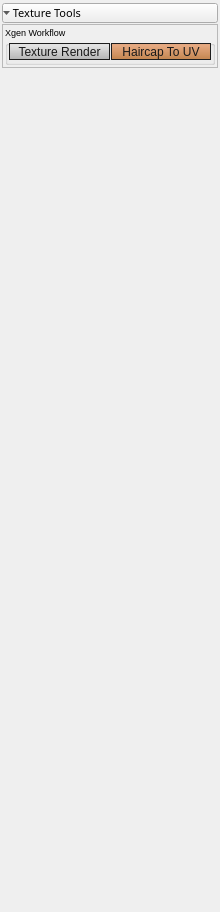
          <widget class="QWidget" name="scrollAreaWidgetContents_3">
           <property name="geometry">
            <rect>
             <x>0</x>
             <y>0</y>
             <width>220</width>
             <height>912</height>
            </rect>
           </property>
           <property name="font">
            <font>
             <family>Segoe UI</family>
            </font>
           </property>
           <property name="styleSheet">
            <string notr="true"/>
           </property>
           <layout class="QVBoxLayout" name="verticalLayout_8">
            <property name="spacing">
             <number>1</number>
            </property>
            <property name="leftMargin">
             <number>2</number>
            </property>
            <property name="topMargin">
             <number>3</number>
            </property>
            <property name="rightMargin">
             <number>2</number>
            </property>
            <property name="bottomMargin">
             <number>3</number>
            </property>
            <item>
             <widget class="QToolButton" name="toolButton_textureTools">
              <property name="sizePolicy">
               <sizepolicy hsizetype="Preferred" vsizetype="Preferred">
                <horstretch>0</horstretch>
                <verstretch>0</verstretch>
               </sizepolicy>
              </property>
              <property name="minimumSize">
               <size>
                <width>0</width>
                <height>0</height>
               </size>
              </property>
              <property name="maximumSize">
               <size>
                <width>16777215</width>
                <height>20</height>
               </size>
              </property>
              <property name="font">
               <font>
                <family>Segoe UI Semilight</family>
                <pointsize>8</pointsize>
                <weight>50</weight>
                <bold>false</bold>
               </font>
              </property>
              <property name="cursor">
               <cursorShape>SizeVerCursor</cursorShape>
              </property>
              <property name="layoutDirection">
               <enum>Qt::LeftToRight</enum>
              </property>
              <property name="styleSheet">
               <string notr="true"/>
              </property>
              <property name="text">
               <string> Texture Tools</string>
              </property>
              <property name="iconSize">
               <size>
                <width>3</width>
                <height>3</height>
               </size>
              </property>
              <property name="toolButtonStyle">
               <enum>Qt::ToolButtonTextBesideIcon</enum>
              </property>
              <property name="autoRaise">
               <bool>false</bool>
              </property>
              <property name="arrowType">
               <enum>Qt::DownArrow</enum>
              </property>
             </widget>
            </item>
            <item>
             <widget class="QFrame" name="frame_textureTools">
              <property name="sizePolicy">
               <sizepolicy hsizetype="Preferred" vsizetype="Preferred">
                <horstretch>0</horstretch>
                <verstretch>0</verstretch>
               </sizepolicy>
              </property>
              <property name="minimumSize">
               <size>
                <width>0</width>
                <height>0</height>
               </size>
              </property>
              <property name="maximumSize">
               <size>
                <width>16777215</width>
                <height>16777215</height>
               </size>
              </property>
              <property name="font">
               <font>
                <family>Segoe UI</family>
               </font>
              </property>
              <property name="styleSheet">
               <string notr="true">QPushButton{ 
 border:1px solid rgb(30,30,30);
background-color: qlineargradient(spread:pad, x1:1, y1:1, x2:1, y2:0, stop:0 rgba(189, 118, 57, 225), stop:1 rgba(235, 158, 108, 195));
color:rgb(25,25,25);}
QPushButton:hover{ 
 border:1px solid rgb(30,30,30);
background-color: qlineargradient(spread:pad, x1:1, y1:1, x2:1, y2:0, stop:0 rgba(189, 118, 57, 255), stop:1 rgba(255, 178, 128, 255));
color:rgb(25,25,25);
text-decoration: underline!important;
}
QPushButton:pressed{ 
 border:1px solid rgb(30,30,30);
background-color: qlineargradient(spread:pad, x1:1, y1:1, x2:1, y2:0, stop:0 rgba(235, 158, 108, 195), stop:1 rgba( 189, 118, 57, 225));
color:rgb(25,25,25);}</string>
              </property>
              <property name="frameShape">
               <enum>QFrame::StyledPanel</enum>
              </property>
              <property name="frameShadow">
               <enum>QFrame::Raised</enum>
              </property>
              <layout class="QGridLayout" name="gridLayout_19">
               <property name="leftMargin">
                <number>2</number>
               </property>
               <property name="topMargin">
                <number>1</number>
               </property>
               <property name="rightMargin">
                <number>2</number>
               </property>
               <property name="bottomMargin">
                <number>2</number>
               </property>
               <property name="spacing">
                <number>2</number>
               </property>
               <item row="5" column="1" colspan="2">
                <widget class="QGroupBox" name="groupBox_deformer_5">
                 <property name="sizePolicy">
                  <sizepolicy hsizetype="Preferred" vsizetype="Preferred">
                   <horstretch>0</horstretch>
                   <verstretch>0</verstretch>
                  </sizepolicy>
                 </property>
                 <property name="minimumSize">
                  <size>
                   <width>0</width>
                   <height>0</height>
                  </size>
                 </property>
                 <property name="maximumSize">
                  <size>
                   <width>16777215</width>
                   <height>16777215</height>
                  </size>
                 </property>
                 <property name="font">
                  <font>
                   <family>Segoe UI</family>
                   <pointsize>7</pointsize>
                  </font>
                 </property>
                 <property name="styleSheet">
                  <string notr="true"/>
                 </property>
                 <property name="title">
                  <string>Xgen Workflow</string>
                 </property>
                 <layout class="QGridLayout" name="gridLayout_20">
                  <property name="leftMargin">
                   <number>1</number>
                  </property>
                  <property name="topMargin">
                   <number>0</number>
                  </property>
                  <property name="rightMargin">
                   <number>1</number>
                  </property>
                  <property name="bottomMargin">
                   <number>2</number>
                  </property>
                  <property name="spacing">
                   <number>1</number>
                  </property>
                  <item row="0" column="2" colspan="2">
                   <widget class="QPushButton" name="btn_haircapToUV">
                    <property name="minimumSize">
                     <size>
                      <width>0</width>
                      <height>17</height>
                     </size>
                    </property>
                    <property name="maximumSize">
                     <size>
                      <width>16777215</width>
                      <height>22</height>
                     </size>
                    </property>
                    <property name="font">
                     <font>
                      <family>Segoe UI</family>
                     </font>
                    </property>
                    <property name="cursor">
                     <cursorShape>PointingHandCursor</cursorShape>
                    </property>
                    <property name="mouseTracking">
                     <bool>false</bool>
                    </property>
                    <property name="statusTip">
                     <string>Morph xgen basemesh to uv shape.</string>
                    </property>
                    <property name="styleSheet">
                     <string notr="true"/>
                    </property>
                    <property name="text">
                     <string>Haircap To UV</string>
                    </property>
                   </widget>
                  </item>
                  <item row="0" column="0" colspan="2">
                   <widget class="QPushButton" name="btn_textureRender">
                    <property name="minimumSize">
                     <size>
                      <width>0</width>
                      <height>17</height>
                     </size>
                    </property>
                    <property name="maximumSize">
                     <size>
                      <width>16777215</width>
                      <height>22</height>
                     </size>
                    </property>
                    <property name="font">
                     <font>
                      <family>Segoe UI</family>
                     </font>
                    </property>
                    <property name="cursor">
                     <cursorShape>PointingHandCursor</cursorShape>
                    </property>
                    <property name="statusTip">
                     <string>Texture render tool, render rather bake.</string>
                    </property>
                    <property name="styleSheet">
                     <string notr="true">QPushButton{ 
 border:1px solid rgb(30,30,30);
background-color: qlineargradient(spread:pad, x1:1, y1:1, x2:1, y2:0, stop:0 rgba(175, 175,175, 235), stop:1 rgba(235, 235, 235, 195));
color:rgb(25,25,25);}

QPushButton:hover{ 
 border:1px solid rgb(30,30,30);
background-color: qlineargradient(spread:pad, x1:1, y1:1, x2:1, y2:0, stop:0 rgba(190, 190, 190, 255), stop:1 rgba(245, 245, 245, 255));
color:rgb(25,25,25);
}

QPushButton:pressed{ 
 border:1px solid rgb(30,30,30);
background-color: qlineargradient(spread:pad, x1:1, y1:1, x2:1, y2:0, stop:0 rgba(215, 215, 215, 195), stop:1 rgba(155, 155,155, 235));
color:rgb(25,25,25);}</string>
                    </property>
                    <property name="text">
                     <string>Texture Render</string>
                    </property>
                   </widget>
                  </item>
                 </layout>
                </widget>
               </item>
              </layout>
             </widget>
            </item>
            <item>
             <spacer name="verticalSpacer">
              <property name="orientation">
               <enum>Qt::Vertical</enum>
              </property>
              <property name="sizeHint" stdset="0">
               <size>
                <width>20</width>
                <height>40</height>
               </size>
              </property>
             </spacer>
            </item>
           </layout>
          </widget>
